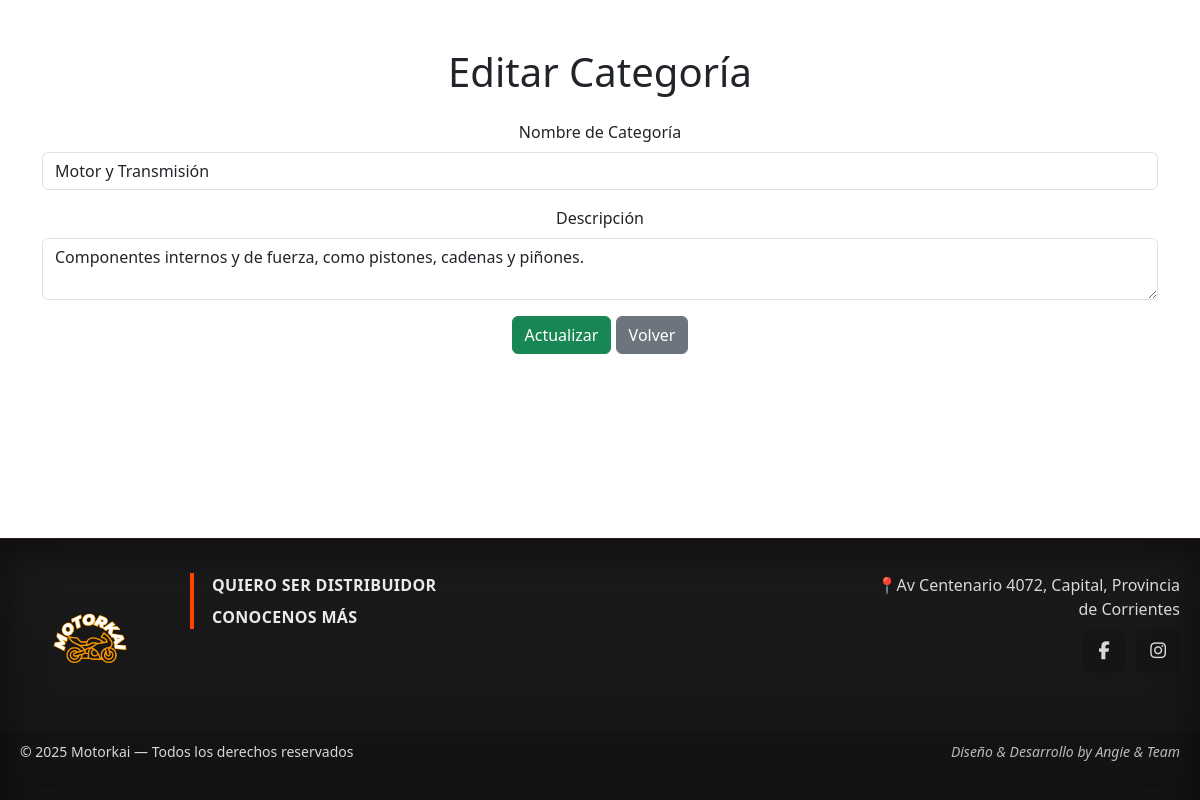
/categories/edit.php?id=1, run on the app's committed database.
### tables this page shows
CREATE TABLE `categories` (
  `id` int(11) NOT NULL,
  `name` varchar(100) NOT NULL,
  `description` text DEFAULT NULL,
  `visible` tinyint(1) DEFAULT 1,
  `created_at` timestamp NULL DEFAULT current_timestamp() COMMENT 'Añadido para conservar la fecha de creación del volcado'
);

### categories/edit.php (the view, shortened to what this page needs)
<?php
include("../includes/header.php");
require_once "../config/db.php";
$id = (int) $_GET['id'];
try {
    $stmt = $pdo->prepare("SELECT * FROM categories WHERE id = :id");
    $stmt->execute(['id' => $id]);
    $category = $stmt->fetch(PDO::FETCH_ASSOC);
} catch (PDOException $e) {
    die("Error al obtener la categoría: " . $e->getMessage());
}
?>
<main class="main-content container mt-5">
    <h1 class="mb-4">Editar Categoría</h1>
    <form method="post" action="" class="mb-3">
        <div class="mb-3">
            <label for="name" class="form-label">Nombre de Categoría</label>
            <input type="text" id="name" name="name" class="form-control" value="<?= htmlspecialchars($category['name']) ?>" required>
        </div>
        <div class="mb-3">
            <label for="description" class="form-label">Descripción</label>
            <textarea id="description" name="description" class="form-control" required><?= htmlspecialchars($category['description']) ?></textarea>
        </div>
        <button type="submit" class="btn btn-success">Actualizar</button>
        <a href="list.php" class="btn btn-secondary">Volver</a>
    </form>
</main>
<?php include("../includes/footer.php"); ?>

### assets/css/style.css (style rules this page uses)
.form-control, .form-select { background: #1A1A1A; color: #EAEAEA; border: 1px solid #444; border-radius: 6px; transition: border-color 0.3s, box-shadow 0.3s; }
.container { margin: 2rem auto; text-align: center; animation: fadeIn 0.8s ease-out; background-color: transparent; flex: 1; }
h1 { color: #FF4500; margin-bottom: 2rem; font-size: 2.2rem; }
.container, .main-container { background: transparent; }

### data on the page
categories: name "Motor y Transmisión", description "Componentes internos y de fuerza, como pistones, cadenas y piñones."
